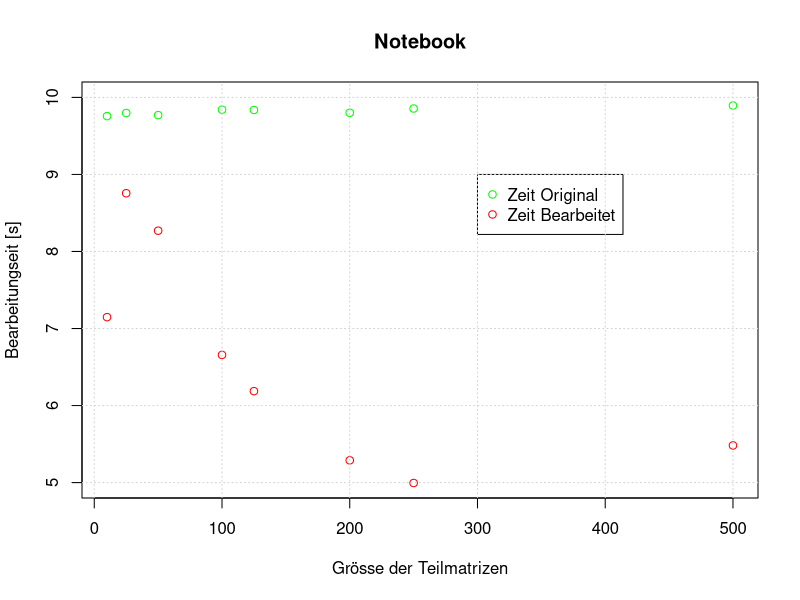

Source code (R):
A <- read.csv("TeilmatrixGroesse.csv")
B <- read.csv("ZeitTeil.csv")
C <- read.csv("ZeitOriginal.csv")

pdf("PC.pdf")

plot(B$b ~ A$a,  col = "red",
		xlab = "Grösse der Teilmatrizen",
		ylab = "Bearbeitungseit [s]",
		main = "Notebook",
		ylim=c(5,10))
		points(C$c ~ A$a,col="green")
		
		legend(300 , 9, c("Zeit Original", "Zeit Bearbeitet"),
		col=c("green", "red"),pch = c(1,1))

grid()
graphics.off()
